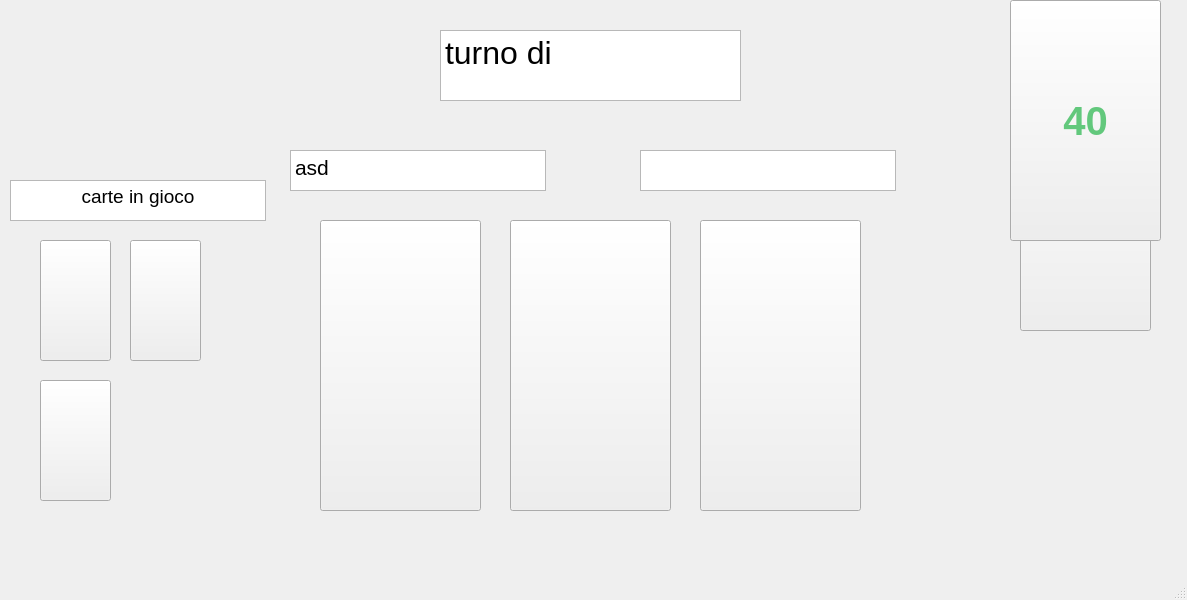
<?xml version="1.0" encoding="UTF-8"?>
<ui version="4.0">
 <class>game</class>
 <widget class="QMainWindow" name="game">
  <property name="geometry">
   <rect>
    <x>0</x>
    <y>0</y>
    <width>1187</width>
    <height>600</height>
   </rect>
  </property>
  <property name="windowTitle">
   <string>MainWindow</string>
  </property>
  <widget class="QWidget" name="centralwidget">
   <widget class="QTextBrowser" name="giocatore">
    <property name="geometry">
     <rect>
      <x>440</x>
      <y>30</y>
      <width>301</width>
      <height>71</height>
     </rect>
    </property>
    <property name="font">
     <font>
      <pointsize>24</pointsize>
     </font>
    </property>
    <property name="html">
     <string>&lt;!DOCTYPE HTML PUBLIC &quot;-//W3C//DTD HTML 4.0//EN&quot; &quot;http://www.w3.org/TR/REC-html40/strict.dtd&quot;&gt;
&lt;html&gt;&lt;head&gt;&lt;meta name=&quot;qrichtext&quot; content=&quot;1&quot; /&gt;&lt;meta charset=&quot;utf-8&quot; /&gt;&lt;style type=&quot;text/css&quot;&gt;
p, li { white-space: pre-wrap; }
hr { height: 1px; border-width: 0; }
li.unchecked::marker { content: &quot;\2610&quot;; }
li.checked::marker { content: &quot;\2612&quot;; }
&lt;/style&gt;&lt;/head&gt;&lt;body style=&quot; font-family:'Segoe UI'; font-size:24pt; font-weight:400; font-style:normal;&quot;&gt;
&lt;p style=&quot; margin-top:0px; margin-bottom:0px; margin-left:0px; margin-right:0px; -qt-block-indent:0; text-indent:0px;&quot;&gt;turno di&lt;/p&gt;&lt;/body&gt;&lt;/html&gt;</string>
    </property>
   </widget>
   <widget class="QPushButton" name="carta1">
    <property name="geometry">
     <rect>
      <x>320</x>
      <y>220</y>
      <width>161</width>
      <height>291</height>
     </rect>
    </property>
    <property name="text">
     <string/>
    </property>
   </widget>
   <widget class="QPushButton" name="carta2">
    <property name="geometry">
     <rect>
      <x>510</x>
      <y>220</y>
      <width>161</width>
      <height>291</height>
     </rect>
    </property>
    <property name="text">
     <string/>
    </property>
   </widget>
   <widget class="QPushButton" name="carta3">
    <property name="geometry">
     <rect>
      <x>700</x>
      <y>220</y>
      <width>161</width>
      <height>291</height>
     </rect>
    </property>
    <property name="text">
     <string/>
    </property>
   </widget>
   <widget class="QPushButton" name="briscola">
    <property name="geometry">
     <rect>
      <x>1020</x>
      <y>90</y>
      <width>131</width>
      <height>241</height>
     </rect>
    </property>
    <property name="styleSheet">
     <string notr="true">border-image: url(:/carte/carte/10b.jpg);</string>
    </property>
    <property name="text">
     <string/>
    </property>
   </widget>
   <widget class="QPushButton" name="mazzo">
    <property name="geometry">
     <rect>
      <x>1010</x>
      <y>0</y>
      <width>151</width>
      <height>241</height>
     </rect>
    </property>
    <property name="font">
     <font>
      <family>Segoe UI</family>
      <pointsize>30</pointsize>
      <bold>true</bold>
     </font>
    </property>
    <property name="styleSheet">
     <string notr="true">border-image: url(:/carte/carte/retro.jpg);
border-color: rgb(0, 0, 0);
color: rgb(98, 200, 124);</string>
    </property>
    <property name="text">
     <string>40</string>
    </property>
   </widget>
   <widget class="QPushButton" name="giocata1">
    <property name="geometry">
     <rect>
      <x>40</x>
      <y>240</y>
      <width>71</width>
      <height>121</height>
     </rect>
    </property>
    <property name="styleSheet">
     <string notr="true"/>
    </property>
    <property name="text">
     <string/>
    </property>
   </widget>
   <widget class="QPushButton" name="giocata2">
    <property name="geometry">
     <rect>
      <x>130</x>
      <y>240</y>
      <width>71</width>
      <height>121</height>
     </rect>
    </property>
    <property name="text">
     <string/>
    </property>
   </widget>
   <widget class="QPushButton" name="pushButton_3">
    <property name="geometry">
     <rect>
      <x>40</x>
      <y>380</y>
      <width>71</width>
      <height>121</height>
     </rect>
    </property>
    <property name="text">
     <string/>
    </property>
   </widget>
   <widget class="QTextBrowser" name="textBrowser">
    <property name="geometry">
     <rect>
      <x>10</x>
      <y>180</y>
      <width>256</width>
      <height>41</height>
     </rect>
    </property>
    <property name="html">
     <string>&lt;!DOCTYPE HTML PUBLIC &quot;-//W3C//DTD HTML 4.0//EN&quot; &quot;http://www.w3.org/TR/REC-html40/strict.dtd&quot;&gt;
&lt;html&gt;&lt;head&gt;&lt;meta name=&quot;qrichtext&quot; content=&quot;1&quot; /&gt;&lt;meta charset=&quot;utf-8&quot; /&gt;&lt;style type=&quot;text/css&quot;&gt;
p, li { white-space: pre-wrap; }
hr { height: 1px; border-width: 0; }
li.unchecked::marker { content: &quot;\2610&quot;; }
li.checked::marker { content: &quot;\2612&quot;; }
&lt;/style&gt;&lt;/head&gt;&lt;body style=&quot; font-family:'Segoe UI'; font-size:9pt; font-weight:400; font-style:normal;&quot;&gt;
&lt;p align=&quot;center&quot; style=&quot; margin-top:0px; margin-bottom:0px; margin-left:0px; margin-right:0px; -qt-block-indent:0; text-indent:0px;&quot;&gt;&lt;span style=&quot; font-size:14pt;&quot;&gt;carte in gioco&lt;/span&gt;&lt;/p&gt;&lt;/body&gt;&lt;/html&gt;</string>
    </property>
   </widget>
   <widget class="QTextBrowser" name="punti1">
    <property name="geometry">
     <rect>
      <x>290</x>
      <y>150</y>
      <width>256</width>
      <height>41</height>
     </rect>
    </property>
    <property name="font">
     <font>
      <pointsize>16</pointsize>
     </font>
    </property>
    <property name="html">
     <string>&lt;!DOCTYPE HTML PUBLIC &quot;-//W3C//DTD HTML 4.0//EN&quot; &quot;http://www.w3.org/TR/REC-html40/strict.dtd&quot;&gt;
&lt;html&gt;&lt;head&gt;&lt;meta name=&quot;qrichtext&quot; content=&quot;1&quot; /&gt;&lt;meta charset=&quot;utf-8&quot; /&gt;&lt;style type=&quot;text/css&quot;&gt;
p, li { white-space: pre-wrap; }
hr { height: 1px; border-width: 0; }
li.unchecked::marker { content: &quot;\2610&quot;; }
li.checked::marker { content: &quot;\2612&quot;; }
&lt;/style&gt;&lt;/head&gt;&lt;body style=&quot; font-family:'Segoe UI'; font-size:16pt; font-weight:400; font-style:normal;&quot;&gt;
&lt;p style=&quot; margin-top:0px; margin-bottom:0px; margin-left:0px; margin-right:0px; -qt-block-indent:0; text-indent:0px;&quot;&gt;asd&lt;/p&gt;&lt;/body&gt;&lt;/html&gt;</string>
    </property>
   </widget>
   <widget class="QTextBrowser" name="punti2">
    <property name="geometry">
     <rect>
      <x>640</x>
      <y>150</y>
      <width>256</width>
      <height>41</height>
     </rect>
    </property>
    <property name="font">
     <font>
      <pointsize>16</pointsize>
     </font>
    </property>
   </widget>
  </widget>
  <widget class="QMenuBar" name="menubar">
   <property name="geometry">
    <rect>
     <x>0</x>
     <y>0</y>
     <width>1187</width>
     <height>21</height>
    </rect>
   </property>
  </widget>
  <widget class="QStatusBar" name="statusbar"/>
 </widget>
 <resources/>
 <connections/>
</ui>
